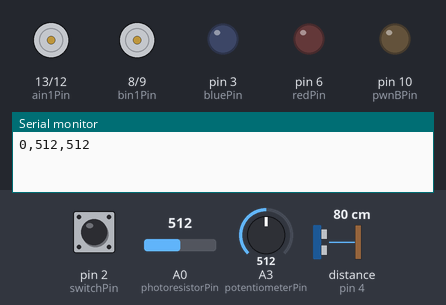
A sketch run on a simulated Arduino Uno, built with avr-gcc and run on an emulated ATmega328P. On the bench: motor-driver pin pairs drawn as motors (green arrow = first pin HIGH = forward, orange = second pin HIGH = backward, longer = more drive, scaled by the enable pin), output pins drawn as LEDs (lit = HIGH), the last lines printed to the serial monitor. Wiring (inferred from the names in the program): ultrasonic range finder: trigger pin 7; echo pin 4. Inputs (shaded band) come from the test bench; at power-on: pin 2 (switchPin) HIGH, A0 (photoresistorPin) = 512, A3 (potentiometerPin) = 512, distance to the obstacle (sensor on pin 4) 80 cm. The echo pulse lasts 58.3 µs per cm; pins used as bus, display or sensor lines are not drawn.

Above: at 1.2 s.
1.3 s: pin 2 (switchPin) pulled LOW for 1 s
At 1.65 s:
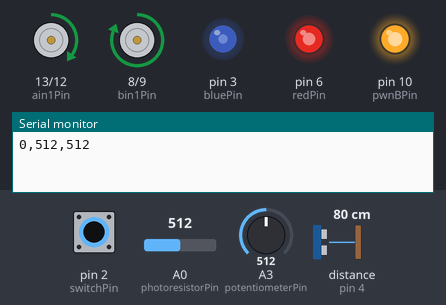
At 3.5 s:
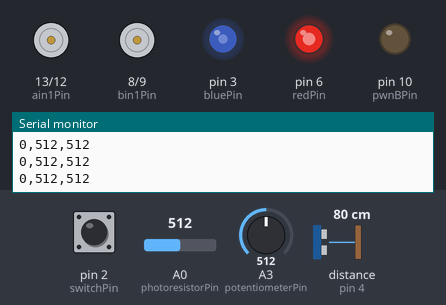
3.8 s: pin 2 (switchPin) pulled LOW for 3.2 s
At 4.45 s:
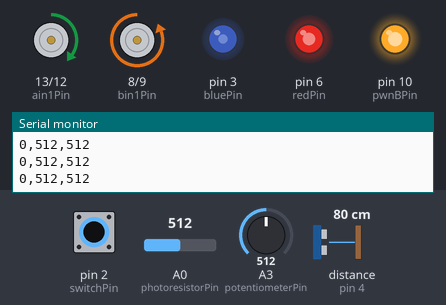
Timing chart, 0 to 8.5 s (numbered marks = the images above; inputs shaded):
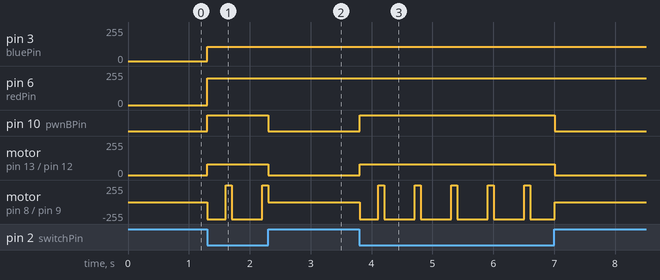

Measured:
- after the input at 1.3 s, pin 3 (bluePin): 0/255 → 107/255 at once; pin 6 (redPin): 0/255 → 199/255 at once
- after the input at 3.8 s, pin 10 (pwnBPin): LOW → HIGH at once, → LOW 3.2 s later; motor on pin 13 (ain1Pin) / pin 12 (ain2Pin): stopped → forward 80/255 at once, → stopped 3.2 s later

The sketch:

finalRobot.ino
```cpp
/*
 * Final project for DES INV 23: Arduino portion.
 *
 * This side brings my robot to life! He enjoys traveling all over his small encloser.
 * He collects distance, light, and potentiometer data to help people interact with him.
 *
*/


//----------------------Variables----------------------//

//Geared motor controls
//Pin number of the Motor Driver pins to the Arduino pins

const int ain1Pin = 13;
const int ain2Pin = 12;
const int pwmAPin = 11;

const int bin1Pin = 8;
const int bin2Pin = 9;
const int pwnBPin = 10;

//Ultrasonic Sensor pins

const int triggerPin = 7;
const int echoPin = 4;

//On and off switch pin

const int switchPin = 2;

//photoresistor pin
const int photoresistorPin = A0;

//potentiometer pin
const int potentiometerPin = A3;

//pins for the RGB LED
const int redPin = 6;
const int greenPin = 5;
const int bluePin = 3;

//variable to collect the distance data from
//the Ultrasonic sensor
long distance = 0;

//previous milliseconds to run functions
//without delay()

//for the geared motors
unsigned long previousMillisWheels = 0;

//time to stop moving
unsigned long previousMillisPause = 0;

//time to backup
unsigned long previousMillisBackupTime = 0;

//time to turn
unsigned long previousMillisTurnTime = 0;

//time to print distance
unsigned long previousMillisDistance = 0;

//time to print photoresistor
unsigned long previousMillisPhotoresistor = 0;

//time to print potentiometer
unsigned long previousMillisPotentiometer = 0;

//time to light the LED
unsigned long previousMillisLED = 0;

//intervals for the previous millis above

int backupTime = 300;
int turnTime = 200;
int timeBetweenRead = 50;
int pause = 200;
int distancePauseTime = 1000;
int photoresistorPauseTime = 1000;
int potentiometerPauseTime = 1000;
int LEDpauseTime = 1000;


//----------------------SetUp----------------------//

void setup() {

  //establishing pins and how they function

  pinMode(ain1Pin, OUTPUT);
  pinMode(ain2Pin, OUTPUT);
  pinMode(bin1Pin, OUTPUT);
  pinMode(bin2Pin, OUTPUT);
  pinMode(triggerPin, OUTPUT);
  digitalWrite(triggerPin, LOW);
  pinMode(echoPin, INPUT);
  pinMode(switchPin,  INPUT_PULLUP);
  pinMode(redPin, OUTPUT);
  pinMode(greenPin, OUTPUT);
  pinMode(bluePin, OUTPUT);

  //start the serial monitor
  Serial.begin(9600);

}


//----------------------Loop----------------------//

void loop() {

  //start counting how many milliseconds
  unsigned long currentMillis = millis();


  //if it is time get the distance from the function below (calcDistance())
  //and print the number in the serial monitor

  if (currentMillis - previousMillisDistance >= distancePauseTime) {
    distance = calcDistance();
    previousMillisDistance = currentMillis;
    //Serial.print("Distance: ");
    Serial.print(distance);
    Serial.print(",");
  }


  //if it's time, get the information from the photoresistor and print it
  //into the serial monitor

  if (currentMillis - previousMillisPhotoresistor >= photoresistorPauseTime) {
    previousMillisPhotoresistor = currentMillis;
    //Serial.println("Photoresistor: ");
    Serial.print(analogRead(photoresistorPin));
    Serial.print(",");
  }


  //if it's time get the information from the potentiometer and print it
  //into the serial monitor

  if (currentMillis - previousMillisPotentiometer >= potentiometerPauseTime) {
    previousMillisPotentiometer = currentMillis;
    //Serial.println("Potentiometer: ");
    Serial.println(analogRead(potentiometerPin));
    //Serial.print(",");
  }


  //if it's time determine if the switch is on or off

  if (currentMillis - previousMillisWheels >= timeBetweenRead) {

    previousMillisWheels = currentMillis;

    //if switch is flipped
    if (digitalRead(switchPin) == LOW) {

      //if distance from Ultrasonic sensor is less than 10 inches
      //turn LED on and back up
      if (distance < 10) {

        LEDcolor(); //turns LED on

        //stops motors from turning
        if (currentMillis - previousMillisPause >= pause) {

          previousMillisPause = currentMillis;

          rightMotor(0);
          leftMotor(0);
        }

        //backs up
        if (currentMillis - previousMillisBackupTime >= backupTime) {

          previousMillisBackupTime = currentMillis;

          rightMotor(255);
          leftMotor(255);
        }

        //turns slightly to the right
        if (currentMillis - previousMillisTurnTime >= turnTime) {

          previousMillisTurnTime = currentMillis;

          rightMotor(255);
          leftMotor(-255);
        }

      //if nothing in the way, go straight
      } else {

        LEDoff();
        rightMotor(-255);
        leftMotor(-255);
      }

    //if switch isn't flipped then do not turn the motors
    } else {
      rightMotor(0);
      leftMotor(0);
    }
  }


}

//-------------Right Motor Control-------------//

//control of the right motor

void rightMotor(int motorSpeed) {

  //if motor is driving backwards
  if (motorSpeed > 0) {
    digitalWrite(ain1Pin, HIGH);  //pin 1 to high
    digitalWrite(ain2Pin, LOW); //pin 2 to low

  //if motor is driving forwards
  } else if (motorSpeed < 0) {
    digitalWrite(ain1Pin, LOW); //pin 1 to low
    digitalWrite(ain2Pin, HIGH);  //pin 2 to high

  //if motor stops
  } else {
    digitalWrite(ain1Pin, LOW); //pin 1 to low
    digitalWrite(ain2Pin, LOW); //pin 2 to high
  }

  //drive the motor at entered speed
  analogWrite(pwmAPin, abs(motorSpeed));

}


//-------------Left Motor Control-------------//

//control of left motor

void leftMotor(int motorSpeed) {

  //if motor is driving backwards
  if (motorSpeed > 0) {
    digitalWrite(bin1Pin, HIGH);  //pin 1 to high
    digitalWrite(bin2Pin, LOW); //pin 2 to low

  //if motor driving forwards
  } else if (motorSpeed < 0) {
    digitalWrite(bin1Pin, LOW); //pin 1 to low
    digitalWrite(bin2Pin, HIGH);  //pin 2 to high

  //if motor stops
  } else {
    digitalWrite(bin1Pin, LOW); //pin 1 to low
    digitalWrite(bin2Pin, LOW); //pin 2 to high
  }

  //drive motor at entered speed
  analogWrite(pwnBPin, abs(motorSpeed));
}

//-------------Calculate the Distance-------------//

float calcDistance() {

//calculates the distance from any object

  float duration; //duration of the sound waves sent and return
  float newDistance;  //newest distance the sensor receives
  float lastDistance; //last distance the sensor received

  //trigger pin high to send waves
  digitalWrite(triggerPin, HIGH);

  //turns low trigger pin
  digitalWrite(triggerPin, LOW);

  //calculates the time is took to receive the information
  duration = pulseIn(echoPin, HIGH);

  //distance calculated by the time it took and 148
  newDistance = duration / 148;

  //makes sure the sensor does not pick up noise
  if (abs (newDistance - lastDistance) > 20 ) {
  newDistance = lastDistance;
  }

  lastDistance = newDistance;

  //sends new distance to the call in loop()
  return newDistance;

}

//-------------LED Color-------------//

void LEDcolor() {

  //turns the RGB LED lights on to certain
  //brightness to create a certain color

  analogWrite(redPin, 199);
  analogWrite(greenPin, 80);
  analogWrite(bluePin, 107);
}

void LEDoff() {

  //turns the entire LED off

  analogWrite(redPin, 0);
  analogWrite(greenPin, 0);
  analogWrite(bluePin, 0);
}
```
